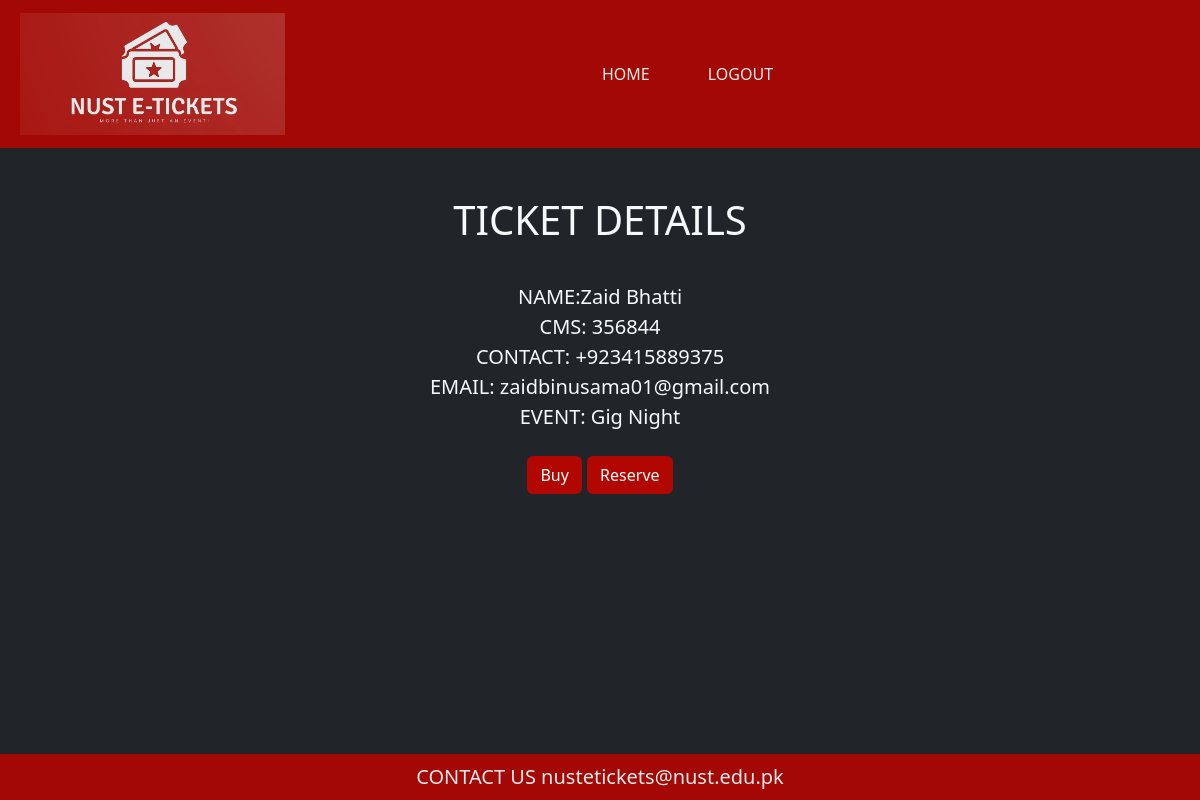
The app's page /ticketDetails/Gig Night (signed in), older data.
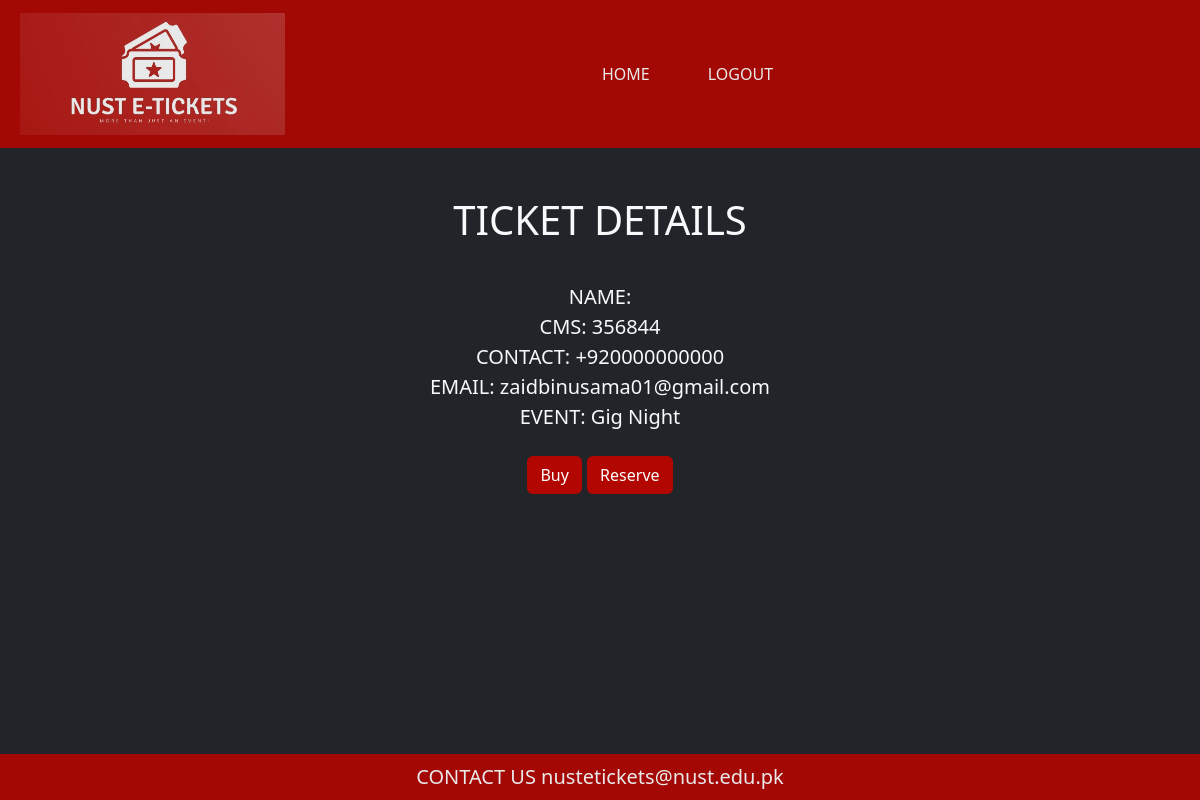
The same page, newer data.
### accounts/models.py (models this page shows, shortened)
class User_Account(AbstractUser):
    id = None
    last_login = None
    username = models.IntegerField(primary_key=True)
    email = models.EmailField(max_length=200)
    contact_number = PhoneNumberField(default='+920000000000')

### nusttickets/views.py (the view)
# urls.py: path('ticketDetails/<str:oid>', Tickets, name='ticket'),
def Tickets(request, oid):
    checkTicket()
    event_data = Event.objects.filter(name=oid).first()
    current_user = request.user
    return render(request, 'ticketdetails.html', context={'current_user': current_user, 'event_data': event_data})

### nusttickets/views.py (called while the page is built, shortened)
def checkTicket():
    naive = datetime.now()
    utc = pytz.utc
    gmt5 = pytz.timezone('Etc/GMT+5')
    now = utc.localize(naive).astimezone(gmt5)
    reserved = User_Event.objects.filter(purchase_type='R')

### templates/ticketdetails.html (shortened to what this page needs)
<!DOCTYPE html>
{% extends "base.html" %}
{% load static %}
    {% block content %}
<div class="text-light text-center my-5" >
    <h1 class="display-6">TICKET DETAILS</h1>
<div class="text-left lead" >
<br>
    NAME:{{current_user.first_name}} {{current_user.last_name}}
<br>
    CMS: {{current_user.username}}
<br>
    CONTACT:  {{current_user.contact_number}}
<br>
    EMAIL: {{current_user.email}}
<br>
    EVENT: {{event_data.name}}
<br>
<a class="btn  my-4" style="color:white ;background-color:#B20600;"href="{% url 'buy' oid=event_data.name %}">Buy</a>
<a class="btn  my-4" style="color:white ;background-color:#B20600;"href="{% url 'reserve' oid=event_data.name %}">Reserve</a>
</div>
</div>
{% endblock %}

Row changes from the older to the newer data that the page shows:
changed User_Account "zaidbinusama01@gmail.com": contact_number "+923415889375" → "+920000000000"; first_name "Zaid" → (not shown); last_name "Bhatti" → (not shown)
